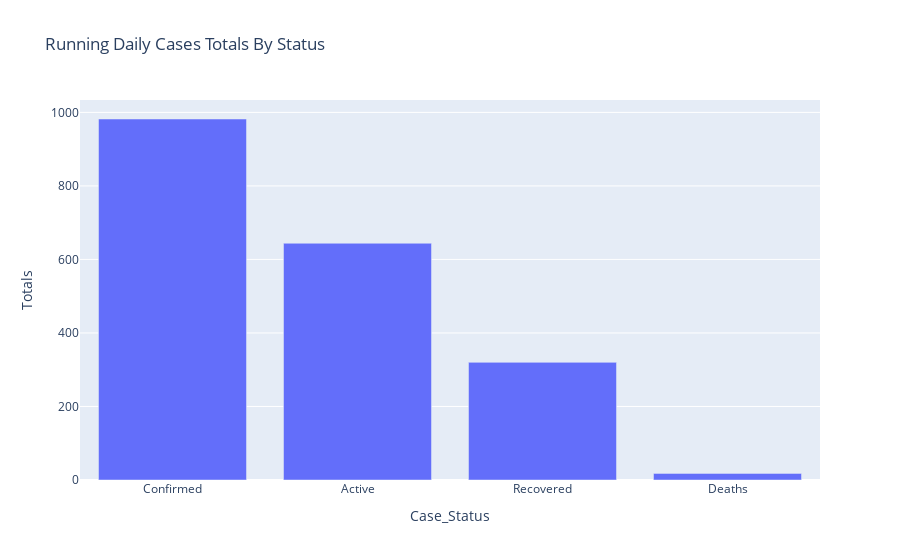

Source (notebook cell):
### Code cell
import plotly.express as px
idf = idf
fig = px.bar(casesdf, x='Case_Status', y='Totals', title='Running Daily Cases Totals By Status')
fig.show()

### Figure 1 — Plotly figure (JSON) as saved in the notebook; plotly's stock layout.template omitted (floating-point values rounded to 4 significant figures)
{"data": [{"alignmentgroup": "True", "hovertemplate": "Case_Status=%{x}<br>Totals=%{y}<extra></extra>", "legendgroup": "", "marker": {"color": "#636efa"}, "name": "", "offsetgroup": "", "orientation": "v", "showlegend": false, "textposition": "auto", "type": "bar", "x": ["Confirmed", "Active", "Recovered", "Deaths"], "xaxis": "x", "y": [982, 644, 320, 18], "yaxis": "y"}], "layout": {"barmode": "relative", "legend": {"tracegroupgap": 0}, "title": {"text": "Running Daily Cases Totals By Status"}, "xaxis": {"anchor": "y", "domain": [0, 1], "title": {"text": "Case_Status"}}, "yaxis": {"anchor": "x", "domain": [0, 1], "title": {"text": "Totals"}}}}
